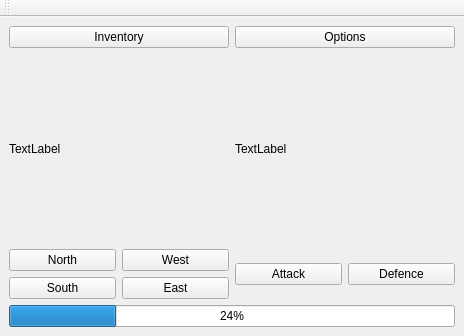
<?xml version="1.0" encoding="UTF-8"?>
<ui version="4.0">
 <class>GameScreen</class>
 <widget class="QMainWindow" name="GameScreen">
  <property name="geometry">
   <rect>
    <x>0</x>
    <y>0</y>
    <width>464</width>
    <height>336</height>
   </rect>
  </property>
  <property name="windowTitle">
   <string>MainWindow</string>
  </property>
  <widget class="QWidget" name="centralwidget">
   <layout class="QVBoxLayout" name="verticalLayout">
    <item>
     <layout class="QHBoxLayout" name="horizontalLayout">
      <item>
       <widget class="QPushButton" name="pushButton_2">
        <property name="text">
         <string>Inventory</string>
        </property>
       </widget>
      </item>
      <item>
       <widget class="QPushButton" name="pushButton">
        <property name="text">
         <string>Options</string>
        </property>
       </widget>
      </item>
     </layout>
    </item>
    <item>
     <layout class="QHBoxLayout" name="horizontalLayout_10">
      <item>
       <widget class="QLabel" name="description">
        <property name="text">
         <string>TextLabel</string>
        </property>
       </widget>
      </item>
      <item>
       <widget class="QLabel" name="label">
        <property name="text">
         <string>TextLabel</string>
        </property>
       </widget>
      </item>
     </layout>
    </item>
    <item>
     <layout class="QHBoxLayout" name="horizontalLayout_6">
      <item>
       <layout class="QGridLayout" name="gridLayout">
        <item row="1" column="0">
         <widget class="QPushButton" name="south">
          <property name="text">
           <string>South</string>
          </property>
         </widget>
        </item>
        <item row="0" column="0">
         <widget class="QPushButton" name="north">
          <property name="text">
           <string>North</string>
          </property>
         </widget>
        </item>
        <item row="1" column="1">
         <widget class="QPushButton" name="east">
          <property name="text">
           <string>East</string>
          </property>
         </widget>
        </item>
        <item row="0" column="1">
         <widget class="QPushButton" name="west">
          <property name="text">
           <string>West</string>
          </property>
         </widget>
        </item>
       </layout>
      </item>
      <item>
       <layout class="QHBoxLayout" name="horizontalLayout_9">
        <item>
         <widget class="QPushButton" name="pushButton_8">
          <property name="text">
           <string>Attack</string>
          </property>
         </widget>
        </item>
        <item>
         <widget class="QPushButton" name="pushButton_7">
          <property name="text">
           <string>Defence</string>
          </property>
         </widget>
        </item>
       </layout>
      </item>
     </layout>
    </item>
    <item>
     <widget class="QProgressBar" name="progressBar">
      <property name="value">
       <number>24</number>
      </property>
     </widget>
    </item>
   </layout>
  </widget>
  <widget class="QMenuBar" name="menubar">
   <property name="geometry">
    <rect>
     <x>0</x>
     <y>0</y>
     <width>464</width>
     <height>21</height>
    </rect>
   </property>
  </widget>
  <widget class="QToolBar" name="toolBar">
   <property name="windowTitle">
    <string>toolBar</string>
   </property>
   <attribute name="toolBarArea">
    <enum>TopToolBarArea</enum>
   </attribute>
   <attribute name="toolBarBreak">
    <bool>false</bool>
   </attribute>
  </widget>
 </widget>
 <resources/>
 <connections/>
</ui>
